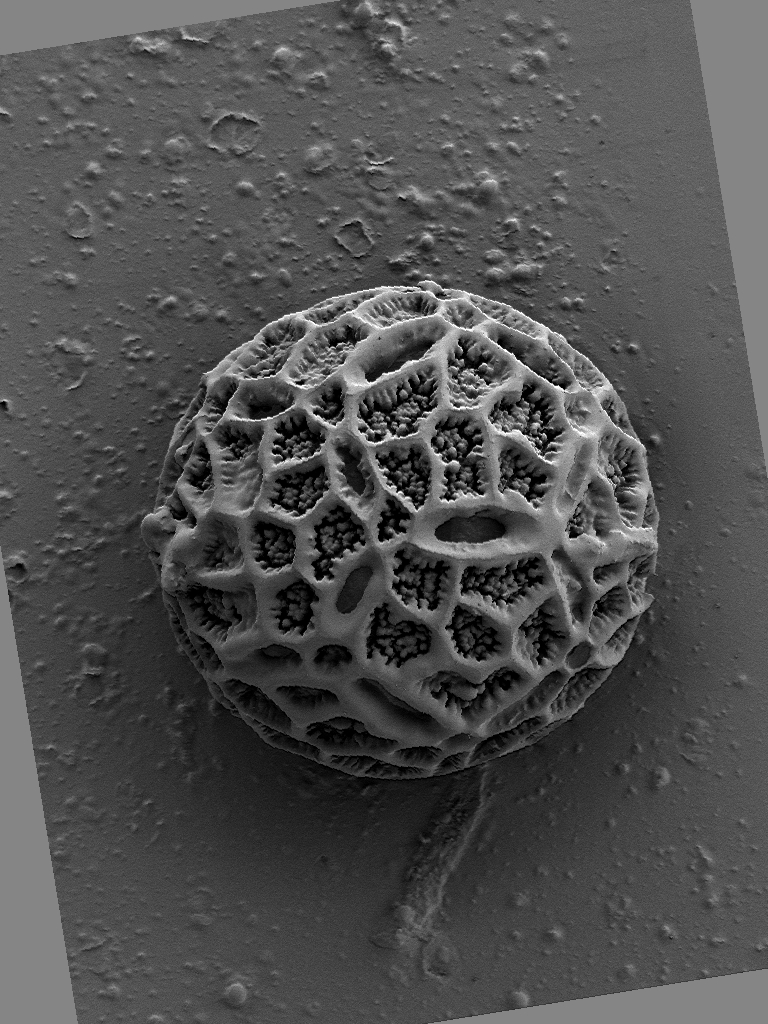
//> input picture data/potamogeton1.jpg, 768 x 1024 px
$ ./main_rectification   (built with g++ and OpenCV 4)
//> lines starting //> are read from the running program, lines starting //| are printed output that depends on the picture
/**
 *  @brief Line fitting to a set of 2D points
 *
 *  @author  Rahima Djahel (github:rahma24000)
 *  @date    27/03/2018
 *  @version 1.0
 */

#include <iostream>

#include "FundMatFitting.hpp"
#include "RectifierAffine.hpp"

// [78 lines left out: function plotStereoWithEpilines, not called in this run]

int main()
{
    //Step 1. Set parameters and load the images

    double detectionThres = 0.004;
    double nnMatchRatio = 0.5;
    cv::Mat img1 = cv::imread("../data/potamogeton1.jpg", cv::IMREAD_GRAYSCALE);
//> img1 is the input picture: 1024 rows x 768 cols, CV_8UC1; min 0, max 255, mean 79.8
    cv::Mat img2 = cv::imread("../data/potamogeton2.jpg", cv::IMREAD_GRAYSCALE);
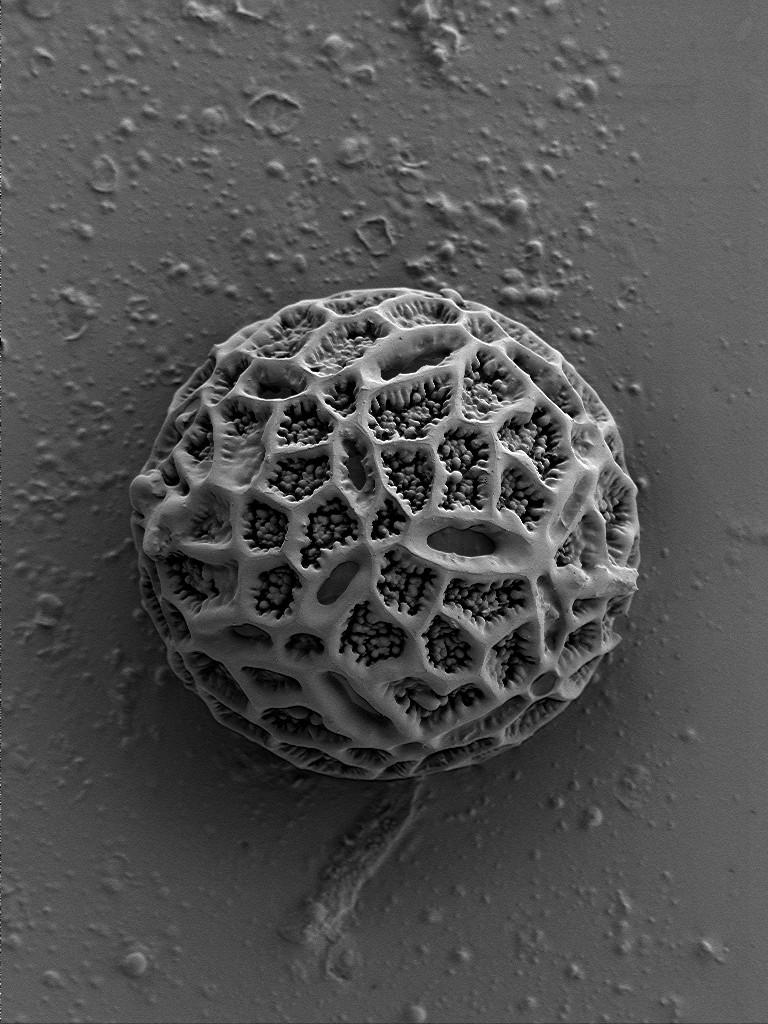
//> input picture data/potamogeton2.jpg, 768 x 1024 px
//> img2 is the input picture: 1024 rows x 768 cols, CV_8UC1; min 0, max 255, mean 80.8

    //Step 2. Extract features AKAZE

    std::vector<cv::KeyPoint> kpts1, kpts2;
    cv::Mat desc1, desc2;
    cv::Ptr<cv::AKAZE> akaze = cv::AKAZE::create();
    akaze->setThreshold(detectionThres);

    akaze->detectAndCompute(img1, cv::noArray(), kpts1, desc1);
//> kpts1 = 893 keypoints; strongest (x, y, size): (455, 463, 5.7), (370, 376, 8.1), (573, 533, 8.1), (354, 333, 16.1)
    akaze->detectAndCompute(img2, cv::noArray(), kpts2, desc2);
//> kpts2 = 976 keypoints; strongest (x, y, size): (386, 374, 8.1), (374, 329, 16.1), (561, 562, 8.1), (573, 412, 8.1)

    cv::BFMatcher matcher(cv::NORM_HAMMING);
    std::vector<std::vector<cv::DMatch> > nn_matches;
    matcher.knnMatch(desc1, desc2, nn_matches, 2);
//> nn_matches = 893 matches
    std::vector<cv::KeyPoint> matched1, matched2;
    std::vector<cv::DMatch> good_matches;
    for(size_t i = 0; i < nn_matches.size(); i++) {
        cv::DMatch match = nn_matches[i][0];
        float dist1 = nn_matches[i][0].distance;
        float dist2 = nn_matches[i][1].distance;
        if(dist1 < nnMatchRatio * dist2) {
            good_matches.push_back(match);
            matched1.push_back(kpts1[match.queryIdx]);
            matched2.push_back(kpts2[match.trainIdx]);
        }
    }
//> this loop made 893 passes
//> (dist1, dist2) on passes 1 to 3: (125, 134), (66, 152), (83, 123)
//> after the loop, good_matches = 524 matches; matched1 = 524 keypoints; strongest (x, y, size): (370, 376, 8.1), (354, 333, 16.1), (565, 383, 8.1), (356, 385, 16.1); matched2 = 524 keypoints; strongest (x, y, size): (386, 374, 8.1), (374, 329, 16.1), (573, 412, 8.1), (512, 425, 16.1)

    //step 3.Draw matches and display

    cv::Mat img_matches;
    cv::drawMatches( img1, kpts1, img2, kpts2, good_matches, img_matches );
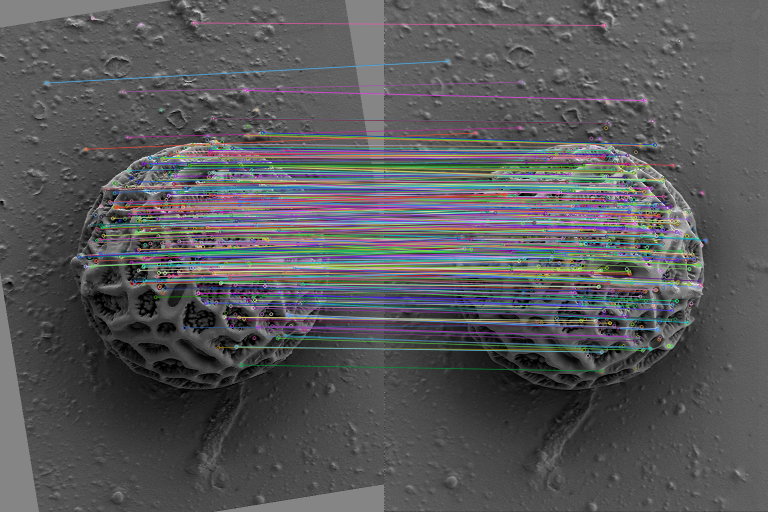
//> img_matches: 1024 rows x 1536 cols, CV_8UC3 (shown at 1/2 size); mean B, G, R 89.9, 88, 87.9
    cv::namedWindow( "Matches", CV_WINDOW_FULLSCREEN);
    cv::imshow("Matches", img_matches );
    cv::waitKey(0);

    //step 4.Populate data

    std::vector<cv::Point2d> imgpts1, imgpts2;
    for( unsigned int i = 0; i < matched1.size(); i++ )
    {
        imgpts1.push_back(matched1[i].pt); // queryIdx is the "left" image
        imgpts2.push_back(matched2[i].pt); // trainIdx is the "right" image

    }
//> after the loop, imgpts1 = 524 Points (x, y), first 12: [422.9, 287.5], [339.7, 343.8], [511.7, 354.6], [461.2, 361.3], [483.4, 364.2], [455.2, 368.4], [550.1, 379.2], [410.5, 380.3], [301.1, 381.9], [470.9, 386.7], [557.5, 387.5], [423.9, 398.1]; imgpts2 = 524 Points (x, y), first 12: [443.9, 294.8], [358.7, 337.4], [527, 375.3], [476.2, 374.3], [497.7, 380.7], [470.1, 380.1], [560.8, 404.8], [426.1, 385.4], [315.6, 368.9], [483.2, 400.9], [566.2, 415.7], [436.2, 404.6]
    //step 5. Estimation of Fumdamental matrix

//> (the run ends here: the program needs code that is not available in this run, at `FundMatFitting * fmestim = new FundMatFitting();`)
